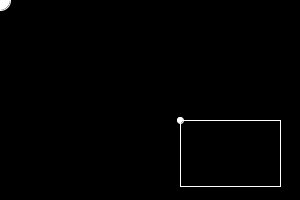
Frame 1 (no input)
Frame 60 (the mouse pressed at the canvas centre just before this capture): identical to frame 1, image omitted
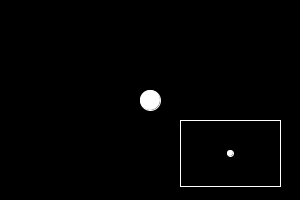
Frame 120 (the mouse held since frame 60 and released just before this capture)

The Processing sketch that drew these frames (run headless with seeded random() and noise(); from frame 60 on, the mouse is pressed at the canvas centre):

// Processing sketch: sketch_2_5_c
// ── sketch_2_5_c.pde
void setup(){
  size(300,200);
}


void draw() {
  background(0);
  fill(0);
  stroke(255);
  rect(width*0.6,height*0.6,width/3,height/3);
  fill(255);
  ellipse(mouseX,mouseY,20,20);
  ellipse(width*0.6+mouseX/3,height*0.6+mouseY/3,20/3,20/3);

}
